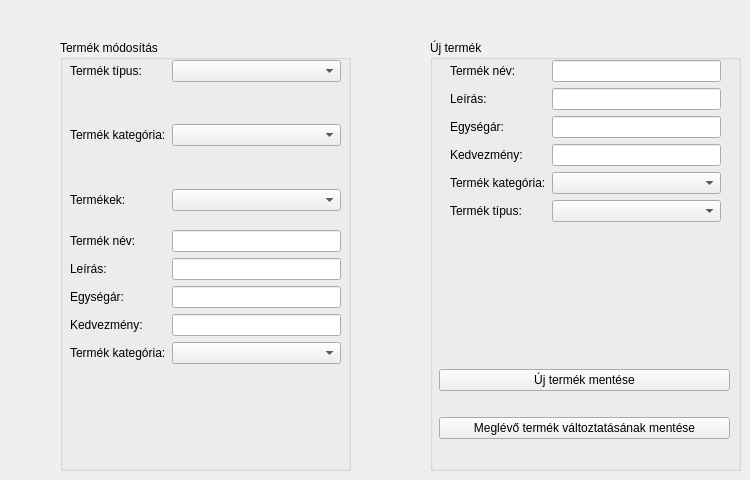
                    <widget class="QWidget" name="tab_edit_supply">
                        <attribute name="title">
                            <string>Kínálat szerkesztése</string>
                        </attribute>
                        <attribute name="toolTip">
                            <string>Kínalt szerkesztése (új hozzáadása, törlése, szerkesztése)</string>
                        </attribute>
                        <widget class="QGroupBox" name="groupBox">
                            <property name="geometry">
                                <rect>
                                    <x>60</x>
                                    <y>40</y>
                                    <width>291</width>
                                    <height>431</height>
                                </rect>
                            </property>
                            <property name="title">
                                <string>Termék módosítás</string>
                            </property>
                            <widget class="QWidget" name="formLayoutWidget">
                                <property name="geometry">
                                    <rect>
                                        <x>10</x>
                                        <y>20</y>
                                        <width>271</width>
                                        <height>151</height>
                                    </rect>
                                </property>
                                <layout class="QFormLayout" name="formLayout">
                                    <item row="0" column="0">
                                        <widget class="QLabel" name="label_3">
                                            <property name="text">
                                                <string>Termék típus:</string>
                                            </property>
                                        </widget>
                                    </item>
                                    <item row="0" column="1">
                                        <widget class="QComboBox" name="comboBox_item_types"/>
                                    </item>
                                    <item row="2" column="0">
                                        <widget class="QLabel" name="label_4">
                                            <property name="text">
                                                <string>Termék kategória:</string>
                                            </property>
                                        </widget>
                                    </item>
                                    <item row="2" column="1">
                                        <widget class="QComboBox" name="comboBox_item_category"/>
                                    </item>
                                    <item row="4" column="0">
                                        <widget class="QLabel" name="label_8">
                                            <property name="text">
                                                <string>Termékek:</string>
                                            </property>
                                        </widget>
                                    </item>
                                    <item row="4" column="1">
                                        <widget class="QComboBox" name="comboBox_items"/>
                                    </item>
                                    <item row="1" column="1">
                                        <spacer name="verticalSpacer_2">
                                            <property name="orientation">
                                                <enum>Qt::Vertical</enum>
                                            </property>
                                            <property name="sizeHint" stdset="0">
                                                <size>
                                                    <width>20</width>
                                                    <height>40</height>
                                                </size>
                                            </property>
                                        </spacer>
                                    </item>
                                    <item row="3" column="1">
                                        <spacer name="verticalSpacer_3">
                                            <property name="orientation">
                                                <enum>Qt::Vertical</enum>
                                            </property>
                                            <property name="sizeHint" stdset="0">
                                                <size>
                                                    <width>20</width>
                                                    <height>40</height>
                                                </size>
                                            </property>
                                        </spacer>
                                    </item>
                                </layout>
                            </widget>
                            <widget class="QWidget" name="formLayoutWidget_2">
                                <property name="geometry">
                                    <rect>
                                        <x>10</x>
                                        <y>190</y>
                                        <width>271</width>
                                        <height>231</height>
                                    </rect>
                                </property>
                                <layout class="QFormLayout" name="formLayout_2">
                                    <item row="0" column="0">
                                        <widget class="QLabel" name="label_9">
                                            <property name="text">
                                                <string>Termék név:</string>
                                            </property>
                                        </widget>
                                    </item>
                                    <item row="0" column="1">
                                        <widget class="QLineEdit" name="lineEdit_item_name"/>
                                    </item>
                                    <item row="2" column="0">
                                        <widget class="QLabel" name="label_10">
                                            <property name="text">
                                                <string>Leírás:</string>
                                            </property>
                                        </widget>
                                    </item>
                                    <item row="4" column="0">
                                        <widget class="QLabel" name="label_11">
                                            <property name="text">
                                                <string>Egységár:</string>
                                            </property>
                                        </widget>
                                    </item>
                                    <item row="4" column="1">
                                        <widget class="QLineEdit" name="lineEdit_item_unitprice"/>
                                    </item>
                                    <item row="5" column="0">
                                        <widget class="QLabel" name="label_12">
                                            <property name="text">
                                                <string>Kedvezmény:</string>
                                            </property>
                                        </widget>
                                    </item>
                                    <item row="5" column="1">
                                        <widget class="QLineEdit" name="lineEdit_item_discount"/>
                                    </item>
                                    <item row="6" column="0">
                                        <widget class="QLabel" name="label_13">
                                            <property name="text">
                                                <string>Termék kategória:</string>
                                            </property>
                                        </widget>
                                    </item>
                                    <item row="6" column="1">
                                        <widget class="QComboBox" name="comboBox_selected_item_category"/>
                                    </item>
                                    <item row="2" column="1">
                                        <widget class="QLineEdit" name="lineEdit_description"/>
                                    </item>
                                </layout>
                            </widget>
                        </widget>
                        <widget class="QGroupBox" name="groupBox_2">
                            <property name="geometry">
                                <rect>
                                    <x>430</x>
                                    <y>40</y>
                                    <width>311</width>
                                    <height>431</height>
                                </rect>
                            </property>
                            <property name="title">
                                <string>Új termék</string>
                            </property>
                            <widget class="QWidget" name="formLayoutWidget_3">
                                <property name="geometry">
                                    <rect>
                                        <x>20</x>
                                        <y>20</y>
                                        <width>271</width>
                                        <height>241</height>
                                    </rect>
                                </property>
                                <layout class="QFormLayout" name="formLayout_3">
                                    <item row="0" column="0">
                                        <widget class="QLabel" name="label_14">
                                            <property name="text">
                                                <string>Termék név:</string>
                                            </property>
                                        </widget>
                                    </item>
                                    <item row="0" column="1">
                                        <widget class="QLineEdit" name="lineEdit_new_item_name"/>
                                    </item>
                                    <item row="1" column="0">
                                        <widget class="QLabel" name="label_15">
                                            <property name="text">
                                                <string>Leírás:</string>
                                            </property>
                                        </widget>
                                    </item>
                                    <item row="2" column="0">
                                        <widget class="QLabel" name="label_16">
                                            <property name="text">
                                                <string>Egységár:</string>
                                            </property>
                                        </widget>
                                    </item>
                                    <item row="2" column="1">
                                        <widget class="QLineEdit" name="lineEdit_new_item_unitprice"/>
                                    </item>
                                    <item row="3" column="0">
                                        <widget class="QLabel" name="label_17">
                                            <property name="text">
                                                <string>Kedvezmény:</string>
                                            </property>
                                        </widget>
                                    </item>
                                    <item row="3" column="1">
                                        <widget class="QLineEdit" name="lineEdit_new_item_discount"/>
                                    </item>
                                    <item row="4" column="0">
                                        <widget class="QLabel" name="label_18">
                                            <property name="text">
                                                <string>Termék kategória:</string>
                                            </property>
                                        </widget>
                                    </item>
                                    <item row="4" column="1">
                                        <widget class="QComboBox" name="comboBox_new_item_category"/>
                                    </item>
                                    <item row="5" column="0">
                                        <widget class="QLabel" name="label_19">
                                            <property name="text">
                                                <string>Termék típus:</string>
                                            </property>
                                        </widget>
                                    </item>
                                    <item row="5" column="1">
                                        <widget class="QComboBox" name="comboBox_new_item_type"/>
                                    </item>
                                    <item row="1" column="1">
                                        <widget class="QLineEdit" name="lineEdit_new_item_description"/>
                                    </item>
                                </layout>
                            </widget>
                            <widget class="QWidget" name="verticalLayoutWidget">
                                <property name="geometry">
                                    <rect>
                                        <x>9</x>
                                        <y>309</y>
                                        <width>291</width>
                                        <height>111</height>
                                    </rect>
                                </property>
                                <layout class="QVBoxLayout" name="verticalLayout">
                                    <item>
                                        <widget class="QPushButton" name="btn_save_new_item">
                                            <property name="text">
                                                <string>Új termék mentése</string>
                                            </property>
                                        </widget>
                                    </item>
                                    <item>
                                        <widget class="QPushButton" name="btn_save_modification">
                                            <property name="text">
                                                <string>Meglévő termék változtatásának mentése</string>
                                            </property>
                                        </widget>
                                    </item>
                                </layout>
                            </widget>
                        </widget>
                    </widget>
